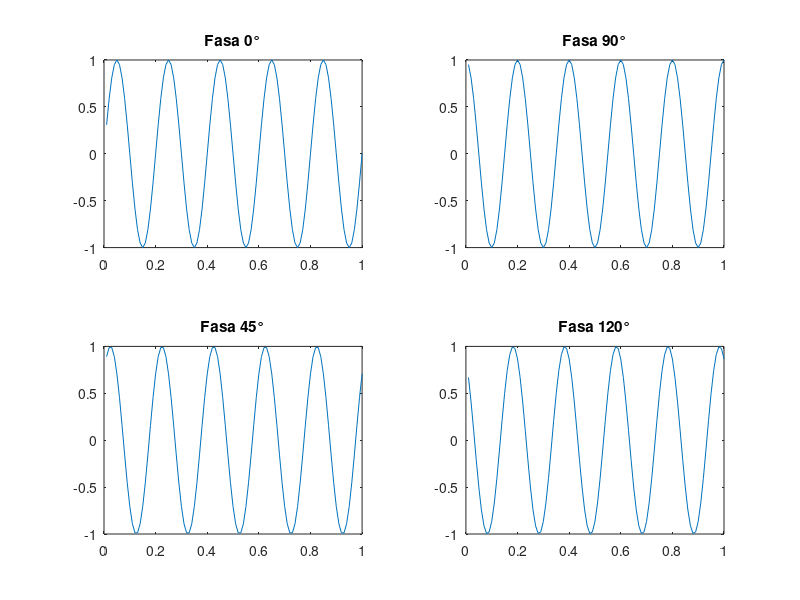
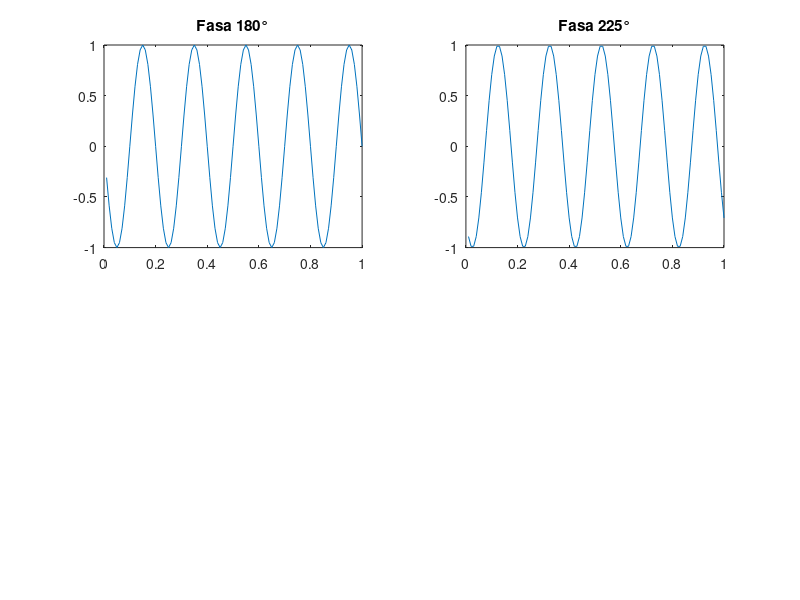
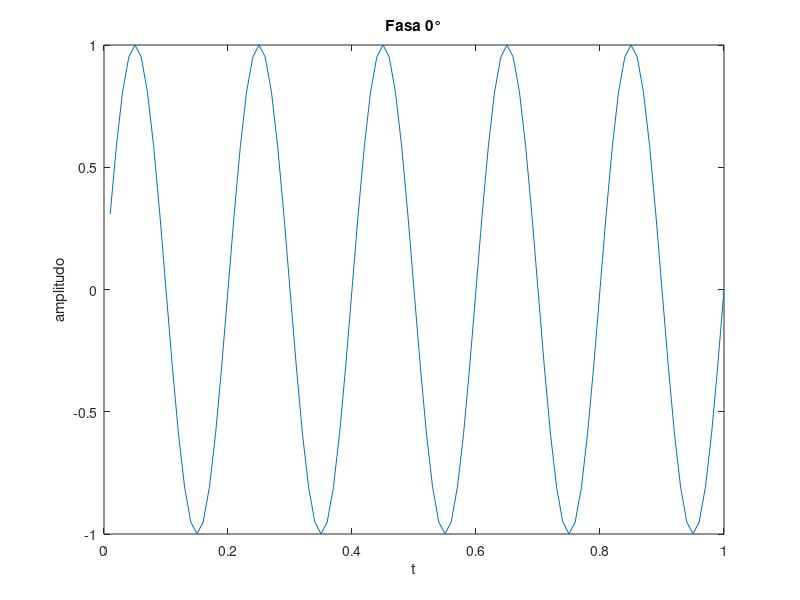
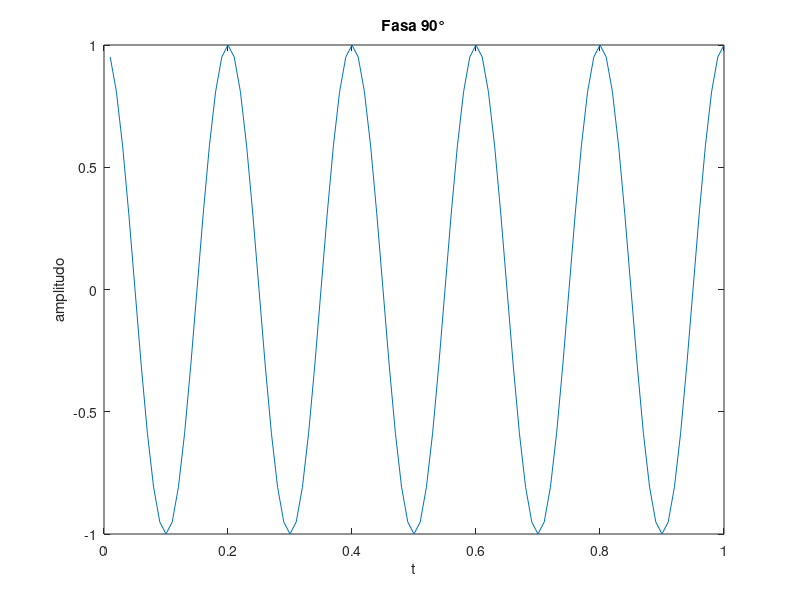

Reproduce these figures in MATLAB, in order.
% Pembangkitan Sinyal Waktu Kontinu Sinusoidal
Fs = 100;
t = (1:100)/Fs;
s1 = sin(2*pi*5*t);          % fasa 0°

s2 = sin(2*pi*5*t + pi/2);   % fasa 90°
s3 = sin(2*pi*5*t + pi/4);   % fasa 45°
s4 = sin(2*pi*5*t + 2*pi/3); % fasa 120°
s5 = sin(2*pi*5*t + pi);     % fasa 180°
s6 = sin(2*pi*5*t + 5*pi/4); % fasa 225°

figure;
subplot(2, 2, 1)
plot(t, s1)
title('Fasa 0°')

subplot(2, 2, 2)
plot(t, s2)
title('Fasa 90°')

subplot(2, 2, 3)
plot(t, s3)
title('Fasa 45°')

subplot(2, 2, 4)
plot(t, s4)
title('Fasa 120°')

figure;
subplot(2, 2, 1)
plot(t, s5)
title('Fasa 180°')

subplot(2, 2, 2)
plot(t, s6)
title('Fasa 225°')


Fs = 100;
t = (1:100) / Fs;

fasa = [0, pi/2, pi/4, 2*pi/3, pi, 5*pi/4];
titles = {'Fasa 0°', 'Fasa 90°', 'Fasa 45°', 'Fasa 120°', 'Fasa 180°', 'Fasa 225°'};

for i = 1:length(fasa)
    s = sin(2 * pi * 5 * t + fasa(i));
    figure;
    plot(t, s);
    title(titles{i});
    xlabel('t');
    ylabel('amplitudo');
end